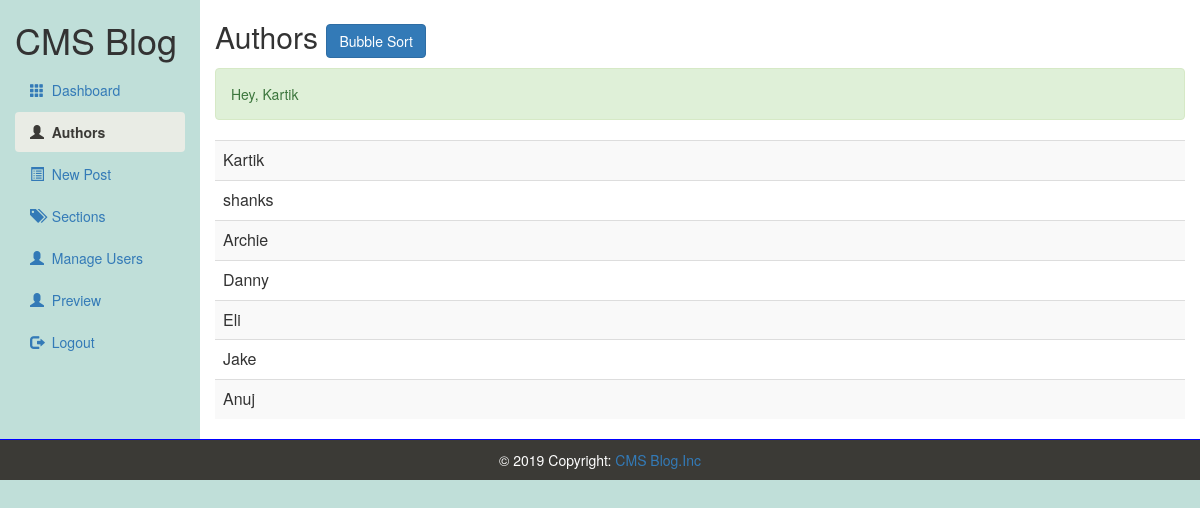
The page /admin.php (signed in) on the database its author committed.
### tables this page shows
CREATE TABLE `registration` (
  `id` int(100) NOT NULL,
  `date_time` varchar(70) NOT NULL,
  `username` varchar(200) NOT NULL,
  `password` varchar(200) NOT NULL
);

### admin.php (the view, shortened to what this page needs)
<?php require_once("include/sessions.php") ?>
<?php require_once("include/functions.php") ?>
<!DOCTYPE>
<html>
  <head>
    <link rel="stylesheet" href="css/bootstrap.min.css">
    <link rel="stylesheet" href="css/adminstyles.css">
  </head>
  <body>
    <div class="container-fluid">
      <div class="row">
        <div class="col-sm-2">
          <h1>CMS Blog</h1>
          <ul id="sideBar" class="nav nav-pills nav-stacked">
            <li><a href="dashboard.php"><span class="glyphicon glyphicon-th "></span>&nbsp; Dashboard</a></li>
            <li class="active" ><a href="admin.php"><span class="glyphicon glyphicon-user "></span>&nbsp; Authors</a></li>
			<li><a href="addnewpost.php"><span class="glyphicon glyphicon-list-alt "></span>&nbsp; New Post</a></li>
            <li><a href="categories.php"><span class="glyphicon glyphicon-tags "></span>&nbsp; Sections</a></li>
            <li><a href="manageusers.php"><span class="glyphicon glyphicon-user "></span>&nbsp; Manage Users</a></li>
            <li><a href="blog.php"><span class="glyphicon glyphicon-user "></span>&nbsp; Preview</a></li>
            <li><a href="logout.php"><span class="glyphicon glyphicon-log-out "></span>&nbsp; Logout</a></li>
          </ul>
        </div>
        <div class="col-sm-10">
          <h2>Authors  <a href="sortadmin.php"><span class="btn btn-primary">Bubble Sort</span></a> </h2>
          <?php
          echo successMessage();
           ?>
          <div class="table-responsive">
            <table class="table table-striped table-hover">
              <?php
                $viewQuery = "SELECT * FROM registration";
                $result = mysqli_query($Connection,$viewQuery);
                while ($DataRows=mysqli_fetch_array($result)) {
                  $admin=$DataRows["username"];
                ?>
                <tr>
                <td><?php echo $admin ?></td>
                </tr>
              <?php } ?>
            </table>
          </div>
        </div>
      </div>
    </div>
<div id="Footer">
            <div class="footer-copyright text-center py-3">&copy; 2019 Copyright:
                <a href="http://localhost/CMS%20Blog/dashboard.php"> CMS Blog.Inc</a>
            </div>
    </div>
  </body>
</html>

### css/adminstyles.css (style rules this page uses)
body { background-color: #c0dfd9; }
.col-sm-10 { background-color:#FFFFFF; }
#sideBar .active a { color: #3b3a36; font-weight: bold; background-color: #e9ece5; }
#Footer { padding:10px; border-top: 1px solid blue; color: #FFFFFF; background-color: #3b3a36; text-align: center; }

### rows shown on the page
registration: username "Kartik"
registration: username "shanks"
registration: username "Archie"
registration: username "Danny"
registration: username "Eli"
registration: username "Jake"
registration: username "Anuj"

### other values the page prints
successMessage() "Hey, Kartik"
